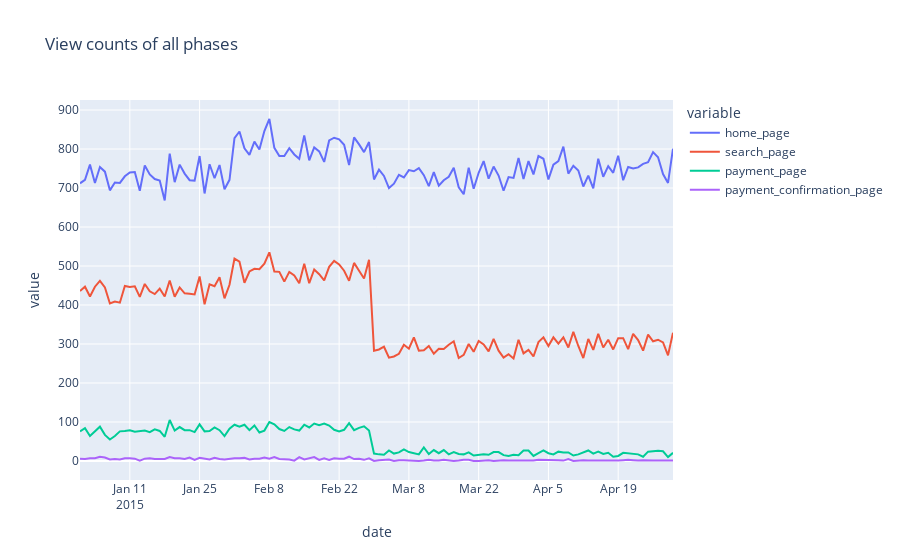

Notebook cell for this chart:
### Code cell
fig = px.line(conversions, title='View counts of all phases')
fig.show()
